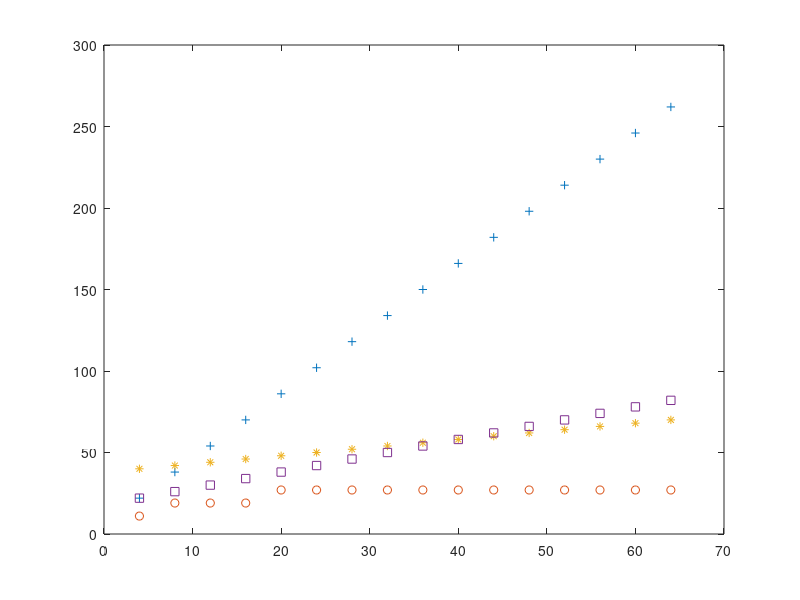

Write MATLAB code to recreate this figure. (Note: this script raises an error after producing the figure.)
clear
clf
n = 4:4:64;
r = 4;
clat = 0;

for j = 1:length(n)
	for i=1:(log(n(j))/log(r))
   	clat = clat + (n(j)/(r^i));
	end
	rca_d(j) = (4*n(j) + 6);
	rca_a(j) = 9*n(j);
	cla_a(j) = 8*n(j) + ((3+r)*r)/2 * clat;
	cla_d(j) = 3 + 8 * ceil(log(n(j))/log(r));
	cska_a(j) = 9*n(j) + 2*(ceil(n(j)/r) - 2);
	cska_d(j) = 8*r + 6 + 2*ceil(n(j)/r);
	csea_a(j) = 22*n(j)  - 13*r + 2*ceil(n(j)/r) - 2;
   csea_d(j) = 4*r + 4*ceil(n(j)/r) + 2;
   
end

figure(1)
plot(n, rca_d,'+')
hold on
%plot(n, rca_d,'x')
plot(n, cla_d,'o')
%plot(n, cla_d,'x')
plot(n, cska_d,'*')
%plot(n, cska_d,'x')
plot(n, csea_d,'s')
%plot(n, csea_d,'x')
legend('RCA', 'CLA', 'CSKA', 'CSEA', 2)
title('Delay Analysis for Several Adder Algorithms')
xlabel('Size')
ylabel('Delay (Delta)')
axis([0 64 0 270])
print -deps delayadder.eps

figure(2)
plot(n, rca_a,'+')
hold on
%plot(n, rca_a,'x')
plot(n, cla_a,'o')
%plot(n, cla_a,'x')
plot(n, cska_a,'*')
%plot(n, cska_a,'x')
plot(n, csea_a,'s')
%plot(n, csea_a,'x')
legend('RCA', 'CLA', 'CSKA', 'CSEA', 2)
title('Area Analysis for Several Adder Algorithms')
xlabel('Size')
ylabel('Area (Gates)')
axis([0 64 0 3000])
print -deps areaadder.eps










